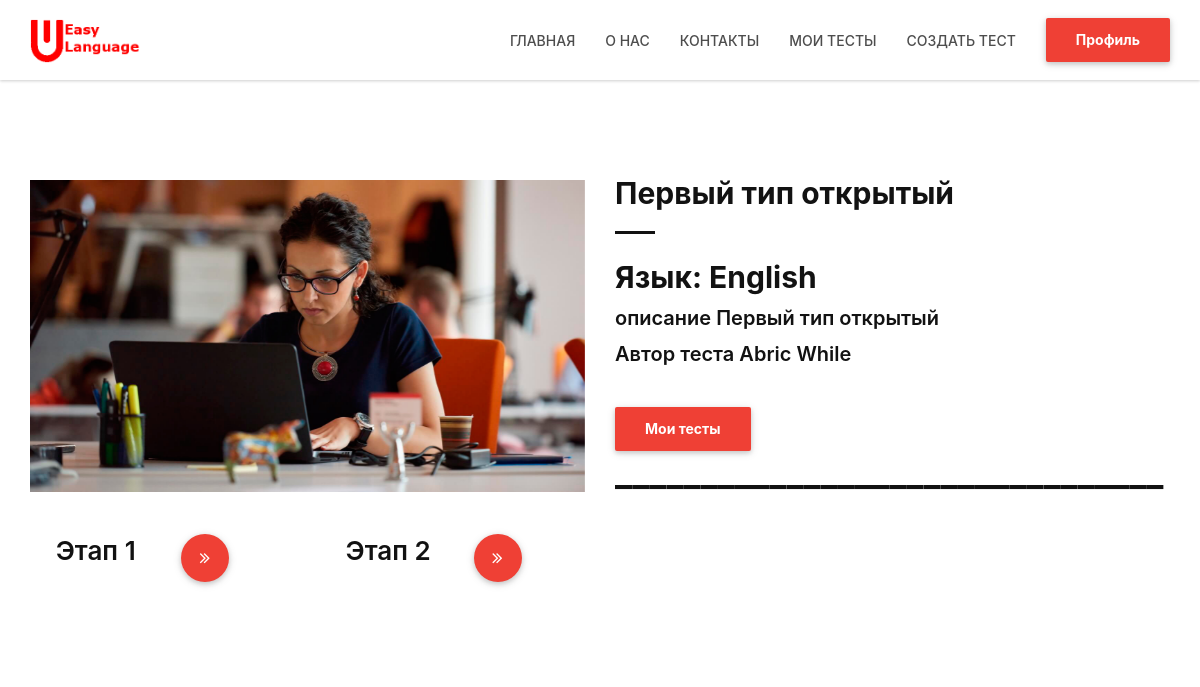
Before: /test_site (signed in) with the older database file.
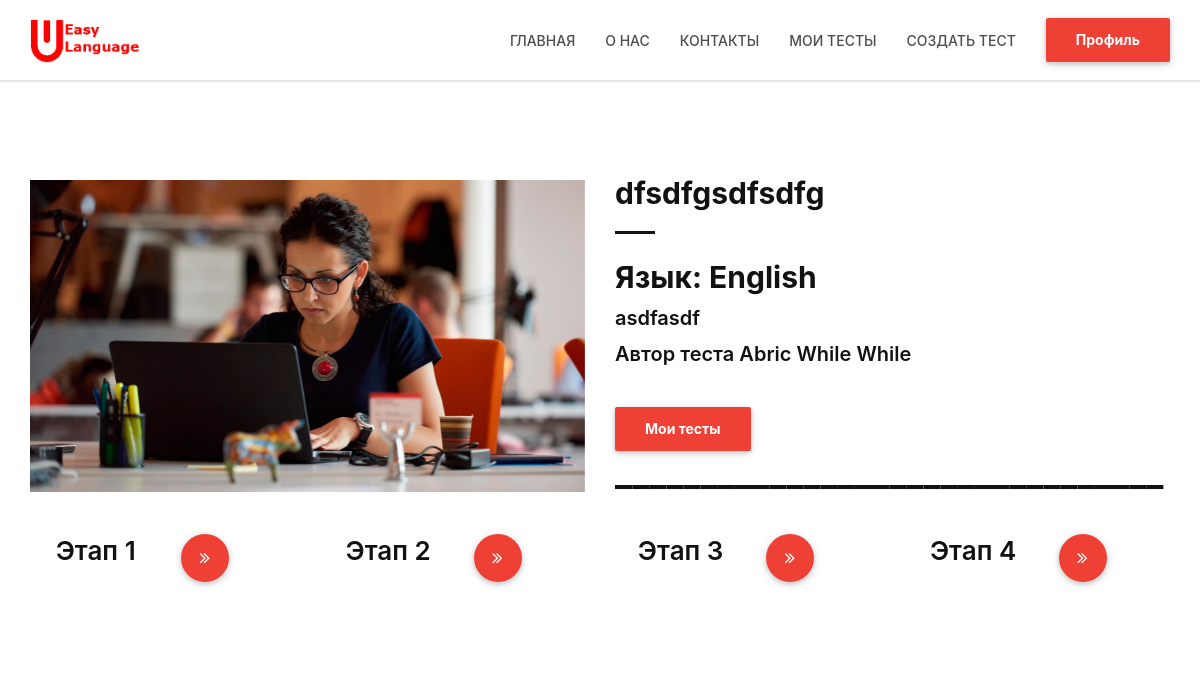
After: the same page with the newer database file.
### data/tests.py (models this page shows)
class Test(SqlAlchemyBase, SerializerMixin):
    __tablename__ = 'tests'
    id = sqlalchemy.Column(sqlalchemy.Integer,
                           primary_key=True, autoincrement=True)
    title = sqlalchemy.Column(sqlalchemy.String, nullable=True)
    title_picture = sqlalchemy.Column(sqlalchemy.String, nullable=True)
    type = sqlalchemy.Column(sqlalchemy.String, nullable=True)
    made_date = sqlalchemy.Column(sqlalchemy.DateTime,
                                  default=datetime.datetime.now)
    creator = sqlalchemy.Column(sqlalchemy.Integer,
                                sqlalchemy.ForeignKey("users.id"))
    language_id = sqlalchemy.Column(sqlalchemy.Integer,
                                    sqlalchemy.ForeignKey("categories.id"))
    open = sqlalchemy.Column(sqlalchemy.Boolean, nullable=True,
                             default=False)
    description = sqlalchemy.Column(sqlalchemy.String, nullable=True)
    data = sqlalchemy.Column(sqlalchemy.String, nullable=True, default='{}')
    language = orm.relation('Category')
    user = orm.relation('User')

### data/categories.py (models this page shows)
class Category(SqlAlchemyBase):
    __tablename__ = 'categories'
    id = sqlalchemy.Column(sqlalchemy.Integer, primary_key=True,
                           autoincrement=True)
    name = sqlalchemy.Column(sqlalchemy.String, nullable=True)

### data/users.py (models this page shows, shortened)
class User(SqlAlchemyBase, UserMixin, SerializerMixin):
    __tablename__ = 'users'
    id = sqlalchemy.Column(sqlalchemy.Integer,
                           primary_key=True, autoincrement=True)
    surname = sqlalchemy.Column(sqlalchemy.String, nullable=True)
    name = sqlalchemy.Column(sqlalchemy.String, nullable=True)
    email = sqlalchemy.Column(sqlalchemy.String,
                              index=True, unique=True, nullable=True)
    hashed_password = sqlalchemy.Column(sqlalchemy.String, nullable=True)
    modified_date = sqlalchemy.Column(sqlalchemy.DateTime,
                                      default=datetime.datetime.now)
    score = sqlalchemy.Column(sqlalchemy.Integer,
                              default=0)
    user_tests = sqlalchemy.Column(sqlalchemy.String, nullable=True, default='{}')
    current_filter = sqlalchemy.Column(sqlalchemy.Integer, default=0)
    passed_test = orm.relation("Test",
                               secondary="association",
                               backref="users")

### main.py (the view, shortened to what this page needs)
@application.route('/test_site', methods=['GET', 'POST'])
@application.route('/test_site/<int:test_id>', methods=['GET', 'POST'])
def test_site(test_id=1):
    if not current_user.is_authenticated:
        return redirect('/login')
    db_sess = db_session.create_session()
    test = db_sess.query(Test).filter(Test.id == test_id).first()
    if not (test.open or str(test.creator) == str(current_user.get_id())):
        abort(404)
    author = db_sess.query(User).filter(User.id == test.creator).first()
    language = db_sess.query(Category).filter(Category.id == test.language_id).first()
    test.test_language = language.name
    test.author = author
    db_sess = db_session.create_session()
    user = db_sess.query(User).filter(User.id == current_user.get_id()).first()
    subscribe = str(test.id) in json.loads(user.user_tests)
    return render_template('test_site.html', test=test, subscribe=subscribe, current_user=current_user)

### data/db_session.py (called while the page is built)
def create_session() -> Session:
    global __factory
    return __factory()

### main.py (called while the page is built)
@login_manager.user_loader
def load_user(user_id):
    db_sess = db_session.create_session()
    return db_sess.query(User).get(user_id)

### templates/test_site.html (shortened to what this page needs)
{% extends "main_form_design.html" %}
{% block content %}
    <div id="cta-section-3" class="cta-section">
        <div class="white-section">
            <div class="section-container">
                <div class="container">
                    <div class="row">
                        <div class="col-md-6">
                            <div class="image-block">
                                <div class="image-block-container">
                                    <img src="{{ url_for('static', filename=test.title_picture) }}" alt="Image Block">
                                </div>
                            </div>
                        </div>
                        <div class="col-md-6">
                            <div class="row">
                                <div class="col-md-12 title-block">
                                    <div class="title-block-container">
                                        <h2>{{test.title}}</h2>
                                        <div class="line-separator"></div>
                                    </div>
                                </div>
                                <div class="col-md-12 content-b lock">
                                    <div class="content-block-container">
                                        <h2>Язык: {{test.test_language}}</h2>
                                        <h4>{{test.description}}</h4>
                                        <h4>Автор теста <a href="/open_user_tests/{{ test.author.id }}" title="Автор" class="wave-effect">{{ test.author.name }} {{ test.author.surname }}</a></h4>
                                        {% if test.author.id|string != current_user.get_id() %}
                                            {% if not subscribe %}
                                                <form method="post" action="">
                                                    <div class="col-md-4">
                                                        <div class="form-group">
                                                            <button type="submit" class="btn btn-lpbuilder wave-effect" value="Подписаться" name="subscribe_button">Подписаться</button>
                                                        </div>
                                                    </div>
                                                </form>
                                            {% else %}
                                                <form method="post" action="">
                                                    <div class="col-md-4">
                                                        <div class="form-group">
                                                            <button type="submit" class="btn btn-lpbuilder wave-effect" value="Отписаться" name="subscribe_button">Отписаться</button>
                                                        </div>
                                                    </div>
                                                </form>
                                            {% endif %}
                                        {% else %}
                                            <a href="/my_tests" title="Мои тесты" class="btn btn-lpbuilder wave-effect">Мои тесты</a>
                                        {% endif %}
                                        <h1>________________________________</h1>
                                    </div>
                                </div>
                            </div>
                        </div>
                        {% if subscribe %}
                            {% if test.type == 'first_tests'%}
                                {% for i in range(2) %}
                                    <div class="col-md-3 col-sm-6 content-block">
                                        <div class="form-block-container text-center">
                                            <div class="col-md-6 text-center">
                                                <h3>Этап {{i + 1}}</h3>
                                            </div>
                                            <div class="col-md-4">
                                                <a href="/first_test/{{test.id}}/{{i + 1}}" title="Этап {{i + 1}}" class="btn-lpbuilder-circle btn-lpbuilder-circle-md wave-effect"><i class="fa fa-angle-double-right"></i></a>
                                            </div>
                                        </div>
                                    </div>
                                {% endfor %}
                            {% else %}
                                {% for i in range(4) %}
                                    <div class="col-md-3 col-sm-6 content-block">
                                        <div class="form-block-container text-center">
                                            <div class="col-md-6 text-center">
                                                <h3>Этап {{i + 1}}</h3>
                                            </div>
                                            <div class="col-md-4">
                                                <a href="/third_test/{{test.id}}/{{i + 1}}" title="Этап {{i + 1}}" class="btn-lpbuilder-circle btn-lpbuilder-circle-md wave-effect"><i class="fa fa-angle-double-right"></i></a>
                                            </div>
                                        </div>
                                    </div>
                                {% endfor %}
                            {% endif %}
                        {% endif %}
                    </div>
                </div>
            </div>
        </div>
    </div>
{% endblock %}

### templates/main_form_design.html (shortened to what this page needs)
<!DOCTYPE html>
 <html lang="ru" class="no-js">
    <head>
        <link rel="stylesheet" href="{{ url_for('static', filename='js/vendor/bootstrap/css/bootstrap.min.css') }}">
        <link rel="stylesheet" href="{{ url_for('static', filename='fonts/font-awesome/css/font-awesome.min.css') }}">
        <link rel="stylesheet" href="{{ url_for('static', filename='css/social-icons.css') }}">
        <link rel="stylesheet" href="{{ url_for('static', filename='js/plugins/swiper/css/swiper.min.css') }}">
        <link rel="stylesheet" href="{{ url_for('static', filename='js/plugins/mediaelement/css/mediaelementplayer.min.css') }}">
        <link rel="stylesheet" href="{{ url_for('static', filename='js/plugins/fancybox/jquery.fancybox.min.css') }}">
        <link rel="stylesheet" href="{{ url_for('static', filename='js/plugins/wow/css/animate.min.css') }}">
        <link rel="stylesheet" href="{{ url_for('static', filename='css/style.css') }}">
		<link id="changeable-colors" rel="stylesheet" href="{{ url_for('static', filename='css/css/red.css') }}">
        <link rel="stylesheet" href="{{ url_for('static', filename='css/responsive.css') }}">
    </head>
    <body class="nbs-10" data-spy="scroll" data-target=".header-menu-container" data-offset="61">
        <div id="main-wrapper">
            <header id="header-section-1" class="header-section header-style-1">
                <div class="header-section-container">
                    <div class="header-menu">
                        <div class="header-menu" style="height: 80px;"><div class="header-menu" style="height: 80px;"><div class="header-menu" style="height: 80px;"><div class="header-menu-container header-menu-stuck">
                            <nav class="navbar">
                                <div class="container">
                                    <div class="row">
                                        <div class="col-md-12">
                                            <div class="navbar-header">
                                                <a href="/" class="navbar-brand" title="Easy Language">
                                                    <img src="{{ url_for('static', filename='images/logo.png') }}" alt="Easy Language">
                                                </a>
                                            </div>
                                            <div class="collapse navbar-collapse">
                                                <ul class="nav navbar-nav navbar-right">
                                                    <li>
                                                        <a href="/" title="Главная">Главная</a>
                                                    </li>
                                                    <li>
                                                        <a href="/info" title="О нас">О нас</a>
                                                    </li>
                                                    <li>
                                                        <a href="/contacts" title="Контакты">Контакты</a>
                                                    </li>
                                                    <li>
                                                        <a href="/my_tests" title="Мои тесты">Мои тесты</a>
                                                    </li>
                                                    <li>
                                                        <a href="/create_test" title="Создать тест">Создать тест</a>
                                                    </li>
                                                    <li>
                                                        <a href="/profile" title="Профиль" class="btn btn-lpbuilder wave-effect">Профиль</a>
                                                    </li>
                                                </ul>
                                            </div>
                                        </div>
                                    </div>
                                </div>
                            </nav>
                        </div></div></div></div>
                    </div>
                </div>
            </header>
            {% block content %}{% endblock %}
        </div>
    </body>
</html>

Changed rows visible on the page:
changed Test: title "Первый тип открытый" → "dfsdfgsdfsdfg"; description "описание Первый тип открытый" → "asdfasdf"; type "first_tests" → "third_tests" (drawn)
changed User "While": author.name "Abric" → "Abric While"
Other visible differences:
new list line: "Этап 1"
new list line: "Этап 2"
new list line: "Этап 3"
new list line: "Этап 4"
list line gone: "Этап 1"
list line gone: "Этап 2"
